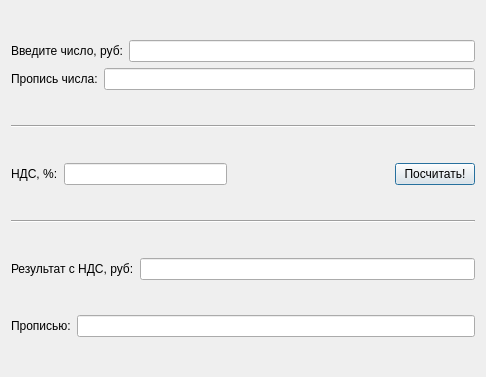
<?xml version="1.0" encoding="UTF-8"?>
<ui version="4.0">
 <class>Dialog</class>
 <widget class="QDialog" name="Dialog">
  <property name="geometry">
   <rect>
    <x>0</x>
    <y>0</y>
    <width>486</width>
    <height>377</height>
   </rect>
  </property>
  <property name="windowTitle">
   <string>Dialog</string>
  </property>
  <layout class="QHBoxLayout" name="horizontalLayout_6">
   <item>
    <layout class="QVBoxLayout" name="verticalLayout_2">
     <item>
      <layout class="QVBoxLayout" name="verticalLayout">
       <item>
        <layout class="QHBoxLayout" name="horizontalLayout">
         <item>
          <widget class="QLabel" name="label">
           <property name="text">
            <string>Введите число, руб:</string>
           </property>
          </widget>
         </item>
         <item>
          <widget class="QLineEdit" name="lineNumber"/>
         </item>
        </layout>
       </item>
       <item>
        <layout class="QHBoxLayout" name="horizontalLayout_2">
         <item>
          <widget class="QLabel" name="label_2">
           <property name="text">
            <string>Пропись числа:</string>
           </property>
          </widget>
         </item>
         <item>
          <widget class="QLineEdit" name="lineByWords"/>
         </item>
        </layout>
       </item>
      </layout>
     </item>
     <item>
      <widget class="Line" name="line">
       <property name="orientation">
        <enum>Qt::Horizontal</enum>
       </property>
      </widget>
     </item>
     <item>
      <layout class="QHBoxLayout" name="horizontalLayout_3">
       <item>
        <widget class="QLabel" name="label_3">
         <property name="text">
          <string>НДС, %:</string>
         </property>
        </widget>
       </item>
       <item>
        <widget class="QLineEdit" name="lineNDS"/>
       </item>
       <item>
        <spacer name="horizontalSpacer">
         <property name="orientation">
          <enum>Qt::Horizontal</enum>
         </property>
         <property name="sizeHint" stdset="0">
          <size>
           <width>40</width>
           <height>20</height>
          </size>
         </property>
        </spacer>
       </item>
       <item>
        <widget class="QPushButton" name="buttonCalculate">
         <property name="text">
          <string>Посчитать!</string>
         </property>
        </widget>
       </item>
      </layout>
     </item>
     <item>
      <widget class="Line" name="line_3">
       <property name="orientation">
        <enum>Qt::Horizontal</enum>
       </property>
      </widget>
     </item>
     <item>
      <layout class="QHBoxLayout" name="horizontalLayout_4">
       <item>
        <widget class="QLabel" name="label_4">
         <property name="text">
          <string>Результат с НДС, руб:</string>
         </property>
        </widget>
       </item>
       <item>
        <widget class="QLineEdit" name="lineResult"/>
       </item>
      </layout>
     </item>
     <item>
      <layout class="QHBoxLayout" name="horizontalLayout_5">
       <item>
        <widget class="QLabel" name="label_5">
         <property name="text">
          <string>Прописью:</string>
         </property>
        </widget>
       </item>
       <item>
        <widget class="QLineEdit" name="lineByWordsResult"/>
       </item>
      </layout>
     </item>
    </layout>
   </item>
  </layout>
 </widget>
 <layoutdefault spacing="6" margin="11"/>
 <resources/>
 <connections/>
</ui>
